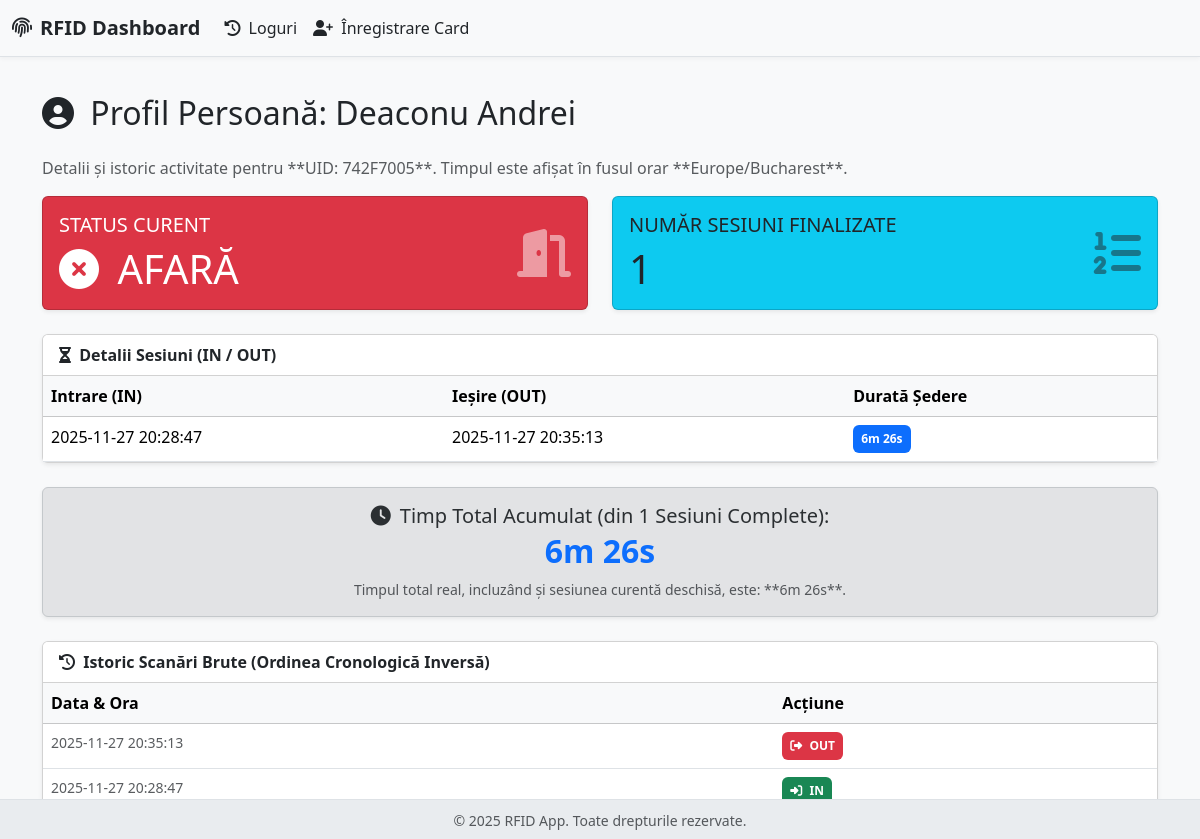
Before: /profile/1 with the older database file.
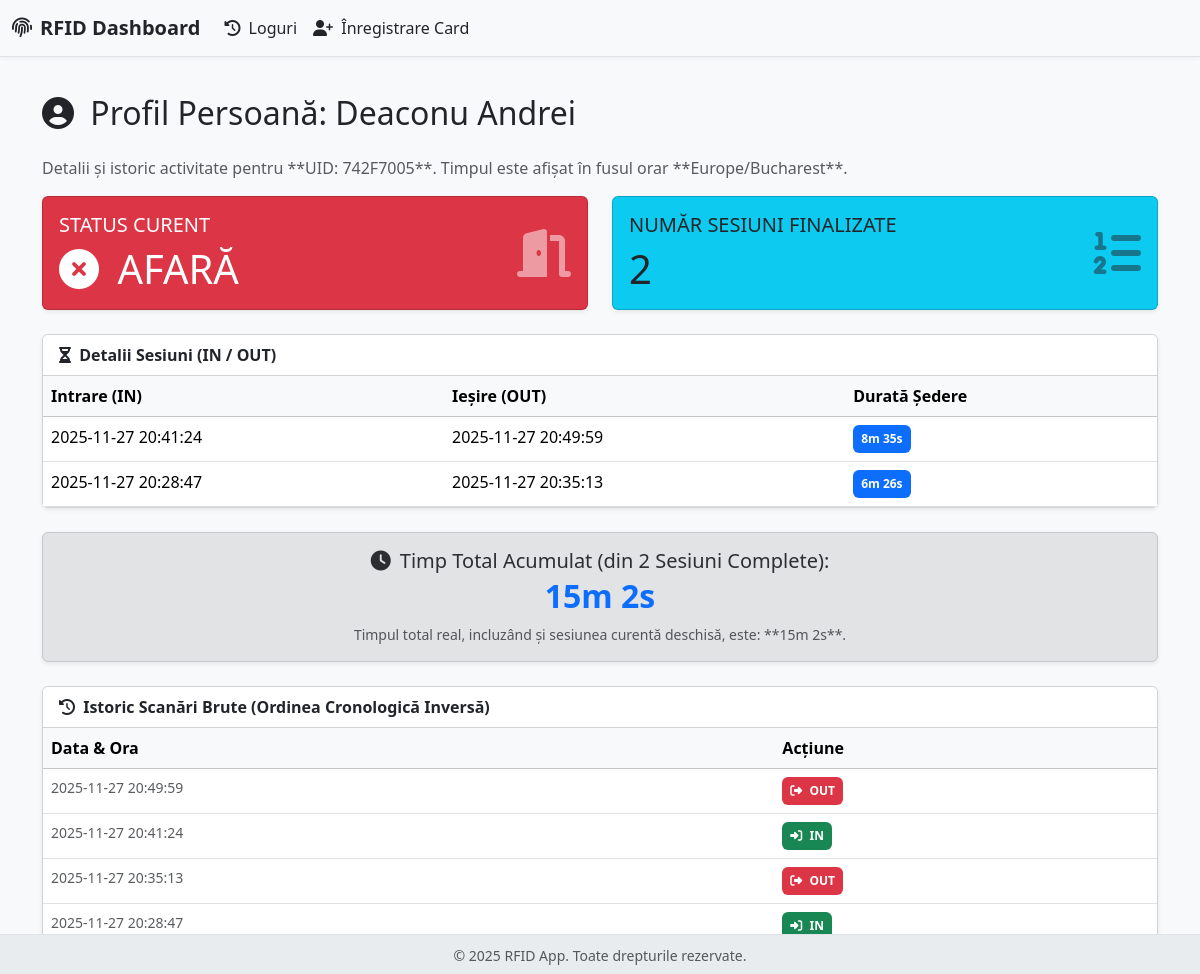
After: the same page with the newer database file.
### app.py (models this page shows, shortened)
class Log(db.Model):
    __tablename__ = 'log'
    id = db.Column(db.Integer, primary_key=True)
    person_id = db.Column(db.Integer, db.ForeignKey('person.id'), nullable=False)
    timestamp = db.Column(db.DateTime, default=lambda: datetime.now(timezone.utc))
    action = db.Column(db.String(3), nullable=False)

### app.py (the view)
@app.route('/profile/<int:person_id>')
def view_person_profile(person_id):
    person = Person.query.get_or_404(person_id)
    logs_for_calculation = Log.query.filter_by(person_id=person_id).order_by(Log.timestamp.asc()).all()
    display_logs = Log.query.filter_by(person_id=person_id).order_by(Log.timestamp.desc()).all()
    sessions = calculate_session_durations(logs_for_calculation)
    finalized_sessions = [s for s in sessions if s.get('is_current') is not True and s.get('end') is not None]
    total_sessions = len(finalized_sessions)
    total_duration_sum = sum((s['duration'] for s in finalized_sessions), timedelta())
    current_session_duration = next((s['duration'] for s in sessions if s.get('is_current')), timedelta())
    total_duration_with_current = total_duration_sum + current_session_duration
    return render_template('profile.html',
                           person=person,
                           sessions=sessions,
                           total_sessions=total_sessions,
                           total_duration_sum=format_timedelta(total_duration_sum),
                           total_duration_with_current=format_timedelta(total_duration_with_current),
                           logs=display_logs)

### app.py (called while the page is built)
def localize_timestamp(timestamp):
    if timestamp.tzinfo is None:
        utc_dt = timestamp.replace(tzinfo=pytz.utc)
    else:
        utc_dt = timestamp.astimezone(pytz.utc)
    return utc_dt.astimezone(TARGET_TIMEZONE)

def format_timedelta(td):
    if td is None:
        return "N/A"
    total_seconds = int(td.total_seconds())
    if total_seconds < 0:
        total_seconds = 0
    hours, remainder = divmod(total_seconds, 3600)
    minutes, seconds = divmod(remainder, 60)
    parts = []
    if hours > 0:
        parts.append(f"{hours}h")
    if minutes > 0 or (hours > 0 and seconds >= 0):
        parts.append(f"{minutes}m")
    if seconds > 0 or total_seconds == 0:
        parts.append(f"{seconds}s")
    if not parts:
        return "0s"
    return " ".join(parts)

### templates/profile.html (shortened to what the changed rows need)
{% extends "base.html" %}
{% block content %}
    <h2 class="mb-4"><i class="fas fa-user-circle me-2"></i> Profil Persoană: {{ person.last_name }} {{ person.first_name }}</h2>
    <div class="row mb-4">
        <div class="col-md-6">
            <div class="card text-dark bg-info shadow-sm h-100">
                <div class="card-body">
                    <div class="d-flex justify-content-between align-items-center">
                        <div>
                            <h5 class="card-title text-uppercase fw-light">Număr Sesiuni Finalizate</h5>
                            <p class="h1 mb-0">{{ total_sessions }}</p>
                        </div>
                    </div>
                </div>
            </div>
        </div>
    </div>
    <div class="card shadow-sm mb-4">
        <div class="card-body p-0">
            <div class="table-responsive">
                <table class="table table-hover mb-0">
                    <thead class="table-light">
                        <tr>
                            <th>Intrare (IN)</th>
                            <th>Ieșire (OUT)</th>
                            <th>Durată Ședere</th>
                        </tr>
                    </thead>
                    <tbody>
                        {% for session in sessions %}
                        <tr>
                            <td>{{ localize_timestamp(session.start).strftime('%Y-%m-%d %H:%M:%S') }}</td>
                            <td>
                                {% if session.end is none %}
                                    <span class="badge bg-warning p-2 text-dark">SESIUNE DESCHISĂ</span>
                                {% else %}
                                    {{ localize_timestamp(session.end).strftime('%Y-%m-%d %H:%M:%S') }}
                                {% endif %}
                            </td>
                            <td>
                                <span class="badge bg-primary p-2">
                                    {{ format_timedelta(session.duration) }}
                                </span>
                            </td>
                        </tr>
                        {% endfor %}
                    </tbody>
                </table>
            </div>
        </div>
    </div>
    <div class="alert alert-secondary shadow-sm text-center mb-4">
        <p class="h5 mb-1"><i class="fas fa-clock me-1"></i> Timp Total Acumulat (din {{ total_sessions }} Sesiuni Complete):</p>
        <p class="h2 fw-bold text-primary">{{ total_duration_sum }}</p>
        <p class="mb-0 small text-muted">Timpul total real, incluzând și sesiunea curentă deschisă, este: **{{ total_duration_with_current }}**.</p>
    </div>
    <div class="card shadow-sm">
        <div class="card-body p-0">
            <div class="table-responsive">
                <table class="table table-hover mb-0">
                    <thead class="table-light">
                        <tr>
                            <th>Data & Ora</th>
                            <th>Acțiune</th>
                        </tr>
                    </thead>
                    <tbody>
                        {% for log in logs %}
                        <tr>
                            <td class="text-muted small">{{ localize_timestamp(log.timestamp).strftime('%Y-%m-%d %H:%M:%S') }}</td>
                            <td>
                                {% if log.action == 'IN' %}
                                    <span class="badge bg-success p-2"><i class="fas fa-sign-in-alt me-1"></i> {{ log.action }}</span>
                                {% else %}
                                    <span class="badge bg-danger p-2"><i class="fas fa-sign-out-alt me-1"></i> {{ log.action }}</span>
                                {% endif %}
                            </td>
                        </tr>
                        {% endfor %}
                    </tbody>
                </table>
            </div>
        </div>
    </div>
{% endblock %}

Changed rows visible on the page:
added Log: timestamp "2025-11-27 20:49:59", action "OUT"
added Log: timestamp "2025-11-27 20:41:24", action "IN"
Other visible differences:
{{ total_sessions }}: "1" → "2"
{{ total_duration_sum }}: "6m 26s" → "15m 2s"
{{ total_duration_with_current }}: "6m 26s" → "15m 2s"
new list line: "2025-11-27 20:41:24 2025-11-27 20:49:59 8m 35s"
